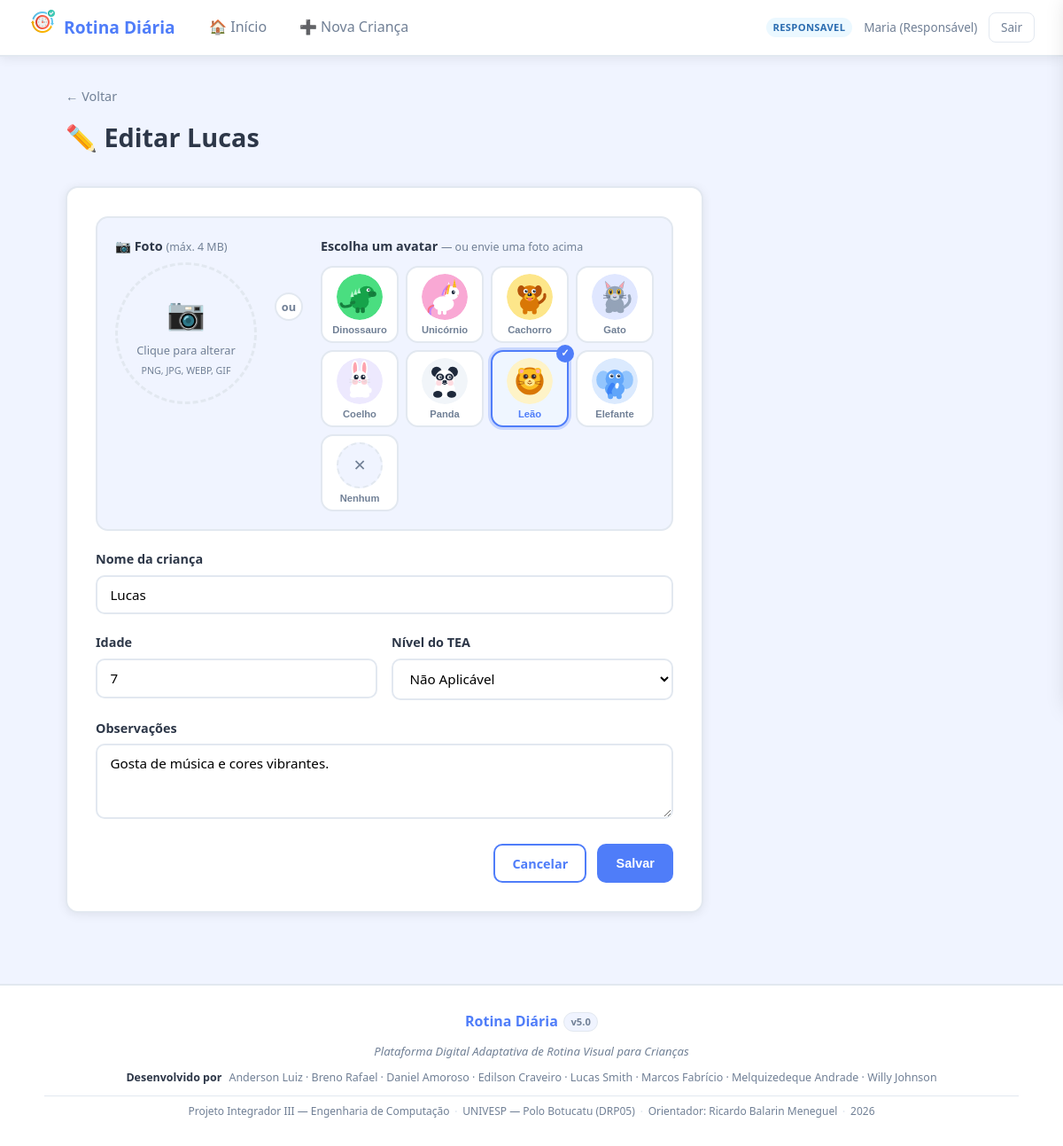
Screenshot of /criancas/1/editar (signed in) with the database file from the repository.
### tables this page shows
CREATE TABLE criancas (
            id             INTEGER PRIMARY KEY AUTOINCREMENT,
            nome           TEXT NOT NULL,
            idade          INTEGER,
            nivel_tea      TEXT DEFAULT 'Nível 1',
            observacoes    TEXT,
            responsavel_id INTEGER NOT NULL,
            criado_em      TIMESTAMP DEFAULT CURRENT_TIMESTAMP, foto TEXT, avatar TEXT,
            FOREIGN KEY (responsavel_id) REFERENCES usuarios(id)
        );

### app.py (the view, shortened to what this page needs)
@app.route('/criancas/<int:cid>/editar', methods=['GET', 'POST'])
def editar_crianca(cid):
    if 'usuario_id' not in session:
        return redirect(url_for('login'))
    if not pode_editar(cid, session['usuario_id']):
        flash('Sem permissão para editar.', 'erro')
        return redirect(url_for('perfil_crianca', cid=cid))
    db = get_db()
    crianca = db.execute(
        'SELECT * FROM criancas WHERE id=?', (cid,)).fetchone()
    return render_template('editar_crianca.html', crianca=crianca)

### app.py (called while the page is built)
def pode_editar(cid, uid):
    db = get_db()
    c = db.execute(
        'SELECT responsavel_id FROM criancas WHERE id=?', (cid,)).fetchone()
    if not c:
        return False
    if c['responsavel_id'] == uid:
        return True
    v = db.execute(
        'SELECT papel FROM vinculos WHERE crianca_id=? AND usuario_id=?', (cid, uid)).fetchone()
    return v and v['papel'] == 'colaborador'

### database.py (called while the page is built)
def get_db():
    if 'db' not in g:
        g.db = sqlite3.connect(DATABASE)
        g.db.row_factory = sqlite3.Row
        g.db.execute('PRAGMA foreign_keys = ON')
    return g.db

### templates/editar_crianca.html (shortened to what this page needs)
{% extends "base.html" %}
{% from "seletor_avatar.html" import seletor_avatar %}
{% block content %}
<div class="page-header">
    <a href="{{ url_for('perfil_crianca', cid=crianca.id) }}" class="breadcrumb">← Voltar</a>
    <h1>✏️ Editar {{ crianca.nome }}</h1>
</div>
<div class="form-card form-card-wide">
    <form method="POST" enctype="multipart/form-data" class="form-styled">
        <div class="imagem-bloco">
            <div class="form-group">
                <label>📷 Foto <span class="form-hint-inline">(máx. 4 MB)</span></label>
                <div class="foto-upload-area" id="foto-upload-area"
                     onclick="document.getElementById('foto-input').click()">
                    <div class="foto-placeholder" id="foto-placeholder"
                         style="display:{% if crianca.foto %}none{% else %}flex{% endif %}">
                        <span class="foto-icon">📷</span>
                        <span>Clique para alterar</span>
                        <small>PNG, JPG, WEBP, GIF</small>
                    </div>
                </div>
            </div>
            <div class="imagem-ou"><span>ou</span></div>
            <div class="form-group flex1">
                {{ seletor_avatar(crianca.avatar or '') }}
            </div>
        </div>
        <div class="form-group">
            <label>Nome da criança</label>
            <input type="text" name="nome" required value="{{ crianca.nome }}">
        </div>
        <div class="form-row">
            <div class="form-group">
                <label>Idade</label>
                <input type="number" name="idade" min="1" max="18" value="{{ crianca.idade }}">
            </div>
            <div class="form-group">
                <label>Nível do TEA</label>
                <select name="nivel_tea">
                    {% for n in ['Não Aplicável','Nível 1','Nível 2','Nível 3'] %}
                    <option {% if crianca.nivel_tea == n %}selected{% endif %}>{{ n }}</option>
                    {% endfor %}
                </select>
            </div>
        </div>
        <div class="form-group">
            <label>Observações</label>
            <textarea name="observacoes" rows="3">{{ crianca.observacoes }}</textarea>
        </div>
        <div class="form-actions">
            <a href="{{ url_for('perfil_crianca', cid=crianca.id) }}" class="btn btn-outline">Cancelar</a>
            <button type="submit" class="btn btn-primary">Salvar</button>
        </div>
    </form>
</div>
{% endblock %}

### static/css/style.css (style rules this page uses)
*, *::before, *::after { box-sizing: border-box; margin: 0; padding: 0; }
:root { --primary: #4f7df9; --primary-d: #3563e9; --success: #48bb78; --success-d: #38a169; --warning: #ed8936; --danger: #fc8181; --danger-d: #e53e3e; --bg: #f0f4ff; --card-bg: #ffffff; --text: #2d3748; --text-light: #718096; --border: #e2e8f0; --radius: 14px; --shadow: 0 2px 12px rgba(0,0,0,.08); --shadow-md: 0 4px 24px rgba(0,0,0,.12); --font: 'Segoe UI', system-ui, sans-serif; }
body { font-family: var(--font); background: var(--bg); color: var(--text); min-height: 100vh; font-size: 16px; line-height: 1.6; }
a { color: var(--primary); text-decoration: none; }
.btn { display: inline-flex; align-items: center; gap: .4rem; padding: .55rem 1.2rem; border-radius: 10px; font-size: .9rem; font-weight: 600; cursor: pointer; border: 2px solid transparent; transition: all .2s; text-decoration: none; }
.btn-primary { background: var(--primary); color: #fff; }
.btn-outline { border-color: var(--primary); color: var(--primary); background: transparent; }
.page-header { margin-bottom: 2rem; }
.page-header h1 { font-size: 1.8rem; font-weight: 800; color: var(--text); }
.breadcrumb { display: inline-block; color: var(--text-light); font-size: .9rem; margin-bottom: .75rem; }
.form-card { background: var(--card-bg); border-radius: var(--radius); padding: 2rem; box-shadow: var(--shadow); border: 2px solid var(--border); max-width: 560px; }
.form-styled { display: flex; flex-direction: column; gap: 1.25rem; }
.form-group { display: flex; flex-direction: column; gap: .4rem; }
.form-group label { font-weight: 600; font-size: .9rem; }
.form-group input, .form-group select, .form-group textarea { padding: .65rem .9rem; border: 2px solid var(--border); border-radius: 10px; font-size: .95rem; font-family: var(--font); transition: border-color .2s; background: #fff; }
.form-row { display: grid; grid-template-columns: 1fr 1fr; gap: 1rem; }
.form-actions { display: flex; gap: .75rem; justify-content: flex-end; margin-top: .5rem; }
.foto-upload-area { width: 160px; height: 160px; border-radius: 50%; border: 3px dashed var(--border); cursor: pointer; overflow: hidden; position: relative; transition: border-color .2s, box-shadow .2s; background: var(--bg); display: flex; align-items: center; justify-content: center; }
.foto-placeholder { display: flex; flex-direction: column; align-items: center; gap: .3rem; color: var(--text-light); font-size: .8rem; text-align: center; padding: .5rem; pointer-events: none; }
.foto-icon { font-size: 2.2rem; }
.form-hint-inline { font-size: .78rem; font-weight: 400; color: var(--text-light); }
.form-card-wide { max-width: 720px; }
.imagem-bloco { display: flex; align-items: flex-start; gap: 1.25rem; padding: 1.25rem; background: var(--bg); border-radius: var(--radius); border: 2px solid var(--border); }
.imagem-ou { display: flex; flex-direction: column; align-items: center; justify-content: center; padding-top: 4rem; flex-shrink: 0; }
.imagem-ou span { font-size: .8rem; font-weight: 700; color: var(--text-light); background: var(--card-bg); border: 2px solid var(--border); border-radius: 50%; width: 32px; height: 32px; display: flex; align-items: center; justify-content: center; }
.flex1 { flex: 1; min-width: 0; }

### rows the page displays
criancas: nome "Lucas", idade "7", nivel_tea "Não Aplicável", observacoes "Gosta de música e cores vibrantes."

### other values shown
{{ session.usuario_perfil }} "RESPONSAVEL"
{{ session.usuario_nome }} "Maria (Responsável)"
{{ label.split(' ')[1] }} "Dinossauro" "Unicórnio" "Cachorro" "Gato" "Coelho" "Panda" "Leão" "Elefante"
